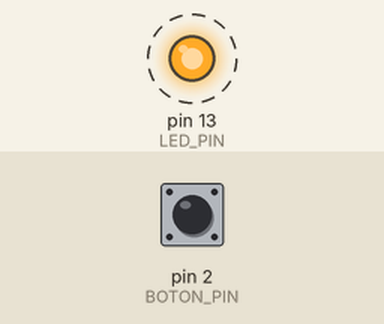
A sketch run on a simulated Arduino Uno, built with avr-gcc and run on an emulated ATmega328P. On the bench: output pins drawn as LEDs (lit = HIGH). Dashed ring = blinking. The test bench sets the inputs (shaded band); at power-on: pin 2 (BOTON_PIN) HIGH.

Above: at 0.2 s.
Timing chart, 0 to 3.0 s (numbered marks = the images above):
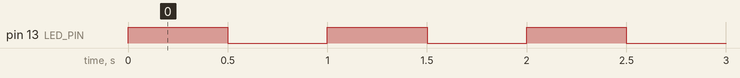

Measured:
- by itself, pin 13 (LED_PIN): alternates HIGH for 0.50 s and LOW for 0.50 s

The sketch:

boton_int.ino
```cpp
#define LED_PIN 13
#define BOTON_PIN 2

volatile int retardo = 500;

void cambioRetardo()
{
	retardo = retardo - 50;
	if(retardo < 0)
	{
		retardo = 500;
	}
}

void setup()
{
	pinMode(LED_PIN, OUTPUT);
	pinMode(BOTON_PIN, INPUT_PULLUP);
	attachInterrupt(digitalPinToInterrupt(BOTON_PIN), cambioRetardo, RISING);
}
void loop() {
  digitalWrite(LED_PIN, 1);
  delay(retardo);
  digitalWrite(LED_PIN, 0);
  delay(retardo);
}
```
